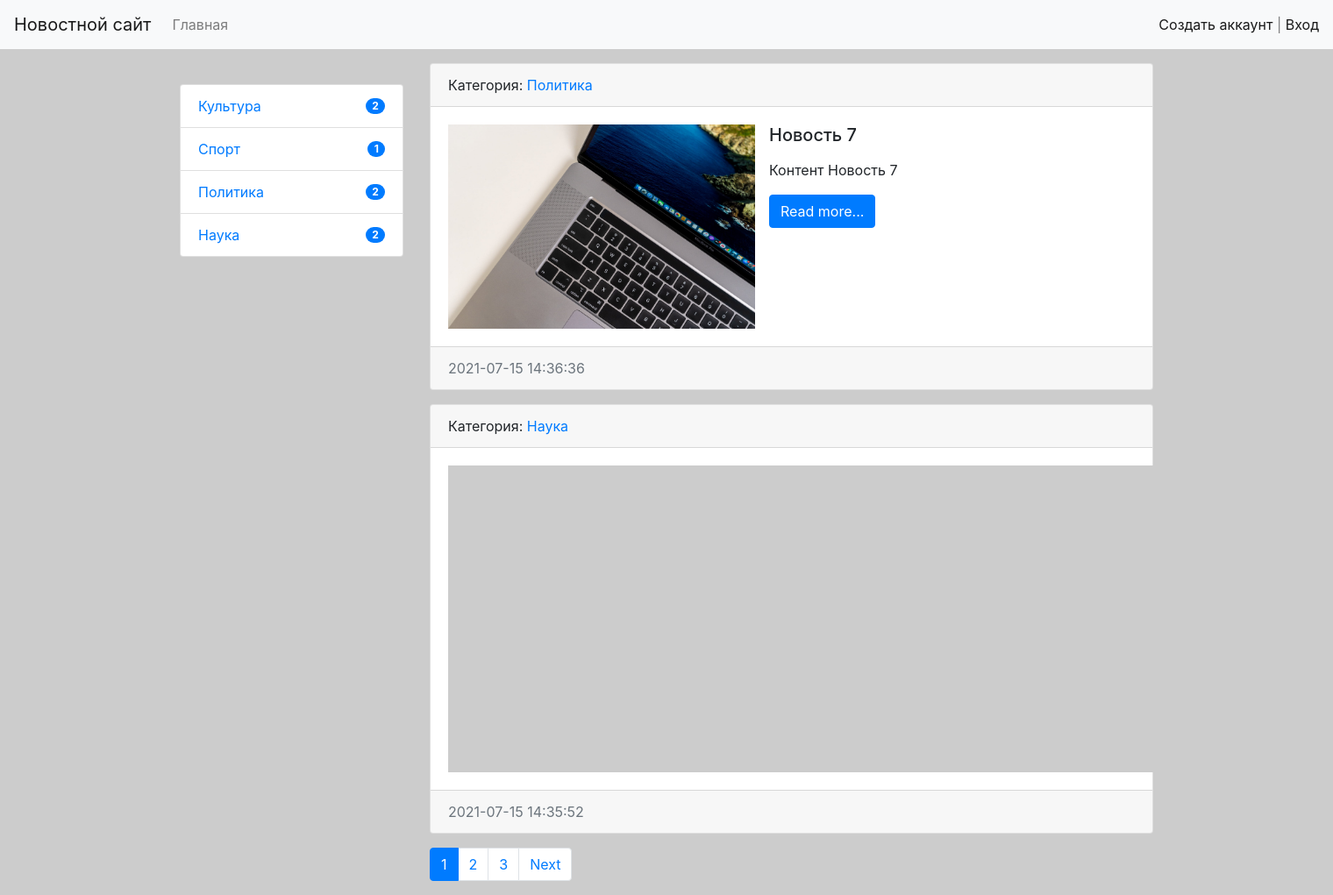
The page / on the database its author committed.
### news/models.py (models this page shows, shortened)
class Category(models.Model):
    title = models.CharField(max_length=150, db_index=True, verbose_name='Наименование категории')
    def get_absolute_url(self):
        return reverse(viewname='category', kwargs={'category_id': self.pk})
    def __str__(self):
        return self.title
    class Meta:
        verbose_name = 'Категорию'
        verbose_name_plural = 'Категории'
        ordering = ['title']

class News(models.Model):
    title = models.CharField(max_length=150, verbose_name='Наименовние')
    content = models.TextField(blank=True, verbose_name='Контент')
    created_at = models.DateTimeField(auto_now_add=True, verbose_name='Дата публикации')
    update_at = models.DateTimeField(auto_now=True, verbose_name='Обновлено')
    photo = models.ImageField(upload_to='photos/%Y/%m/%d/', verbose_name='Фото', blank=True)
    is_published = models.BooleanField(default='True', verbose_name='Опубликовано')
    category = models.ForeignKey('Category', on_delete=models.PROTECT, null=True, verbose_name='Категория')
    views = models.IntegerField(default=0)
    def get_absolute_url(self):
        return reverse(viewname='view_news', kwargs={'news_id': self.pk})
    class Meta:
        verbose_name = 'Новость'
        verbose_name_plural = 'Новости'
        ordering = ['-created_at']

### news/views.py (the view)
# urls.py: path('', HomeNews.as_view(), name='home'),
class HomeNews(MyMixin, ListView):
    model = News
    template_name = 'news/index.html'
    context_object_name = 'news'
    extra_context = {'title': 'Главная'}
    mixin_prop = 'hello world'
    paginate_by = 2
    def get_context_data(self, *, object_list=None, **kwargs):
        context = super().get_context_data(**kwargs)
        context['title'] = self.get_upper('Главная страница')
        context['mixin_prop'] = self.get_prop()
        return context
    def get_queryset(self):
        return News.objects.filter(is_published=True).select_related('category')

### news/templatetags/news_tags.py (called while the page is built)
@register.inclusion_tag(filename='news/list_categories.html')
def show_categories(arg1='Hello', arg2='world'):
    categories = Category.objects.annotate(count=Count('news', filter=F('news__is_published'))).filter(count__gt=0)
    return {'categories': categories, 'arg1': arg1, 'arg2': arg2}

### news/utils.py (called while the page is built)
    def get_prop(self):
        return self.mixin_prop.capitalize()

    def get_upper(self, s):
        if isinstance(s, str):
            return s.capitalize()
        else:
            return s.title.capitalize()

### news/templates/news/index.html (shortened to what this page needs)
{% extends 'base.html' %}
{% block sidebar %}
    {% include 'inc/_sidebar.html' %}
{% endblock %}
{% block content %}
    {% for item in news %}
        <div class="card mb-3">
            <div class="card-header">
                Категория: <a href={{ item.category.get_absolute_url }}>{{ item.category }}</a>
            </div>
            <div class="card-body">
                <div class="media">
                    {% if item.photo %}
                        <img src="{{ item.photo.url }}" alt="" width="350" class="mr-3">
                    {% else %}
                        <img src="https://picsum.photos/id/1060/350/235/?blur=2" alt="" class="mr-3">
                    {% endif %}
                    <div class="media-body">
                        <h5 class="card-title">{{ item.title }}</h5>
                        <p class="card-text">{{ item.content|safe|linebreaks|truncatewords:50 }}</p>
                        <a href="{{ item.get_absolute_url }}" class="btn btn-primary">Read more...</a>
                    </div>
                </div>
            </div>
                <div class="card-footer text-muted">
                    {{ item.created_at|date:"Y-m-d H:i:s" }}
                </div>
        </div>
            {% endfor %}
{% endblock %}

### templates/base.html (shortened to what this page needs)
{% load static %}
<!doctype html>
<html lang="en">
<head>
    <link rel="stylesheet" href="{% static 'bootstrap/css/bootstrap.min.css' %}">
    <link rel="stylesheet" href="{% static 'css/style.css' %}">
</head>
<body>
    {% include 'inc/_nav.html' %}
    <div class="container mt-3">
        <div class="row">
            <div class="col-md-3">
                {% block sidebar %}
                {% endblock %}
            </div>
            <div class="col-md-9">
                {% block content %}
                {% endblock %}
                {% if page_obj.has_other_pages %}
                <nav aria-label="...">
                    <ul class="pagination">
                        {% for page in page_obj.paginator.page_range %}
                            {% if page_obj.number == page %}
                                <li class="page-item active" aria-current="page">
                                    <a class="page-link" href="?page={{ page }}">{{ page }}
                                    </a>
                                </li>
                            {% elif page > page_obj.number|add:-3 and page < page_obj.number|add:3 %}
                                <li class="page-item">
                                    <a class="page-link" href="?page={{ page }}">{{ page }}</a>
                                </li>
                            {% endif %}
                        {% endfor %}
                        {% if page_obj.has_next %}
                            <li class="page-item">
                                <a class="page-link" href="?page={{ page_obj.next_page_number }}" tabindex="-1">Next</a>
                            </li>
                        {% endif %}
                    </ul>
                </nav>
                {% endif %}
            </div>
        </div>
    </div>
</body>
</html>

### templates/inc/_nav.html (shortened to what this page needs)
<nav class="navbar navbar-expand-lg navbar-light bg-light">
    <a class="navbar-brand" href="{% url 'home' %}">Новостной сайт</a>
    <div class="collapse navbar-collapse" id="navbarSupportedContent">
        <ul class="navbar-nav mr-auto">
            <li class="nav-item"><a class="nav-link" href="{% url 'home' %}">Главная</a></li>
        </ul>
        <span class="navbar-text">
            {% if request.user.is_authenticated %}
                Добро пожаловать, {{ user.last_name }} {{ user.first_name }} | <a href="{% url 'logout' %}">Выход
        </a>
            {% else %}
                <a href="{% url 'register' %}">Создать аккаунт</a> | <a href="{% url 'login' %}">Вход</a>
            {% endif %}
        </span>
    </div>
</nav>

### templates/inc/_sidebar.html (shortened to what this page needs)
{% load news_tags %}
<br>
{% show_categories %}

### news/templates/news/list_categories.html
<div class="list-group">
    {% for item in categories %}
        <a href="{{ item.get_absolute_url }}" class="list-group-item d-flex justify-content-between align-items-center">
            {{ item.title }}
            <span class="badge badge-primary badge-pill">{{ item.count }}</span>
        </a>
    {% endfor %}
</div>

### rows shown on the page
Category: title "Культура", count "2"
Category: title "Спорт", count "1"
Category: title "Политика", count "2"
Category: title "Наука", count "2"
News: category "Политика", photo (picture), title "Новость 7", content "Контент Новость 7", created_at "2021-07-15 14:36:36"
News: category "Наука", created_at "2021-07-15 14:35:52"

### other values the page prints
{{ page }} "1"
{{ page }} "2" "3"
